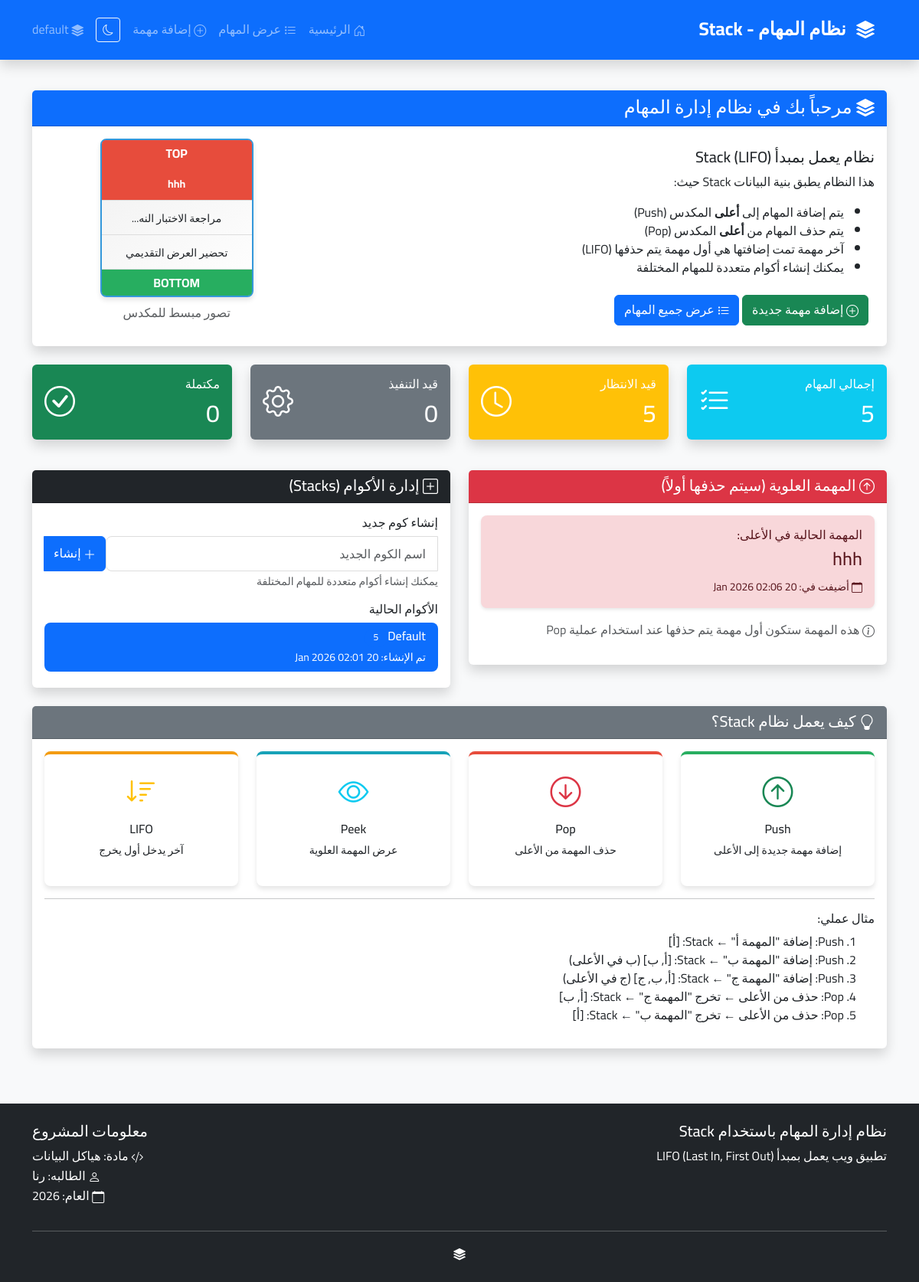
The page / on the database its author committed.
### models/task_stack.py (models this page shows, shortened)
class Stack(db.Model):
    __tablename__ = 'stacks'
    id = db.Column(db.Integer, primary_key=True)
    name = db.Column(db.String(100), unique=True, nullable=False)
    created_at = db.Column(db.DateTime, default=datetime.utcnow)
    total_operations = db.Column(db.Integer, default=0)
    tasks = db.relationship('Task', backref='stack', lazy=True, cascade='all, delete-orphan')

class Task(db.Model):
    __tablename__ = 'tasks'
    id = db.Column(db.Integer, primary_key=True)
    stack_id = db.Column(db.Integer, db.ForeignKey('stacks.id'), nullable=False)
    task = db.Column(db.String(255), nullable=False)
    description = db.Column(db.Text, default='')
    status = db.Column(db.String(30), default='pending')
    created_at = db.Column(db.DateTime, default=datetime.utcnow)
    updated_at = db.Column(db.DateTime, onupdate=datetime.utcnow)
    def to_dict(self):
        return {
            'id': self.id,
            'task': self.task,
            'description': self.description,
            'status': self.status,
            'created_at': self.created_at.isoformat() if self.created_at else None,
            'updated_at': self.updated_at.isoformat() if self.updated_at else None
        }

### app.py (the view)
@app.route('/')
def index():
    stack = TaskStack(session.get('current_stack', 'default'))
    stats = stack.get_stats()
    recent_tasks = stack.display_all()[:3]
    return render_template('index.html',
                         stats=stats,
                         recent_tasks=recent_tasks,
                         current_stack=session.get('current_stack', 'default'))

### templates/index.html (shortened to what this page needs)
{% extends "layout.html" %}
{% block content %}
<div class="row">
    <div class="col-12">
        <div class="card border-primary shadow mb-4">
            <div class="card-header bg-primary text-white">
                <h4 class="mb-0">
                    <i class="bi bi-stack"></i>
                    مرحباً بك في نظام إدارة المهام
                </h4>
            </div>
            <div class="card-body">
                <div class="row align-items-center">
                    <div class="col-md-8">
                        <h5 class="card-title">نظام يعمل بمبدأ Stack (LIFO)</h5>
                        <p class="card-text">
                            هذا النظام يطبق بنية البيانات Stack حيث:
                        </p>
                        <ul>
                            <li>يتم إضافة المهام إلى <strong>أعلى</strong> المكدس (Push)</li>
                            <li>يتم حذف المهام من <strong>أعلى</strong> المكدس (Pop)</li>
                            <li>آخر مهمة تمت إضافتها هي أول مهمة يتم حذفها (LIFO)</li>
                            <li>يمكنك إنشاء أكوام متعددة للمهام المختلفة</li>
                        </ul>
                        <div class="mt-4">
                            <a href="{{ url_for('add_task') }}" class="btn btn-success me-2">
                                <i class="bi bi-plus-circle"></i> إضافة مهمة جديدة
                            </a>
                            <a href="{{ url_for('view_tasks') }}" class="btn btn-primary">
                                <i class="bi bi-list-task"></i> عرض جميع المهام
                            </a>
                        </div>
                    </div>
                    <div class="col-md-4 text-center">
                        <div class="stack-visualization">
                            <div class="stack-container">
                                <div class="stack-top">TOP</div>
                                {% for task in recent_tasks %}
                                <div class="stack-item {% if loop.first %}active{% endif %}">
                                    <small>{{ task.task[:20] }}{% if task.task|length > 20 %}...{% endif %}</small>
                                </div>
                                {% endfor %}
                                <div class="stack-bottom">BOTTOM</div>
                            </div>
                            <p class="text-muted mt-2">تصور مبسط للمكدس</p>
                        </div>
                    </div>
                </div>
            </div>
        </div>
    </div>
</div>
<div class="row">
    <div class="col-md-3">
        <div class="card text-white bg-info mb-3 shadow">
            <div class="card-body">
                <div class="d-flex justify-content-between align-items-center">
                    <div>
                        <h6 class="card-title">إجمالي المهام</h6>
                        <h2 class="mb-0" id="stackSize">{{ stats.total_tasks }}</h2>
                    </div>
                    <i class="bi bi-list-check fs-1"></i>
                </div>
            </div>
        </div>
    </div>
    <div class="col-md-3">
        <div class="card text-white bg-warning mb-3 shadow">
            <div class="card-body">
                <div class="d-flex justify-content-between align-items-center">
                    <div>
                        <h6 class="card-title">قيد الانتظار</h6>
                        <h2 class="mb-0">{{ stats.pending_tasks }}</h2>
                    </div>
                    <i class="bi bi-clock fs-1"></i>
                </div>
            </div>
        </div>
    </div>
    <div class="col-md-3">
        <div class="card text-white bg-secondary mb-3 shadow">
            <div class="card-body">
                <div class="d-flex justify-content-between align-items-center">
                    <div>
                        <h6 class="card-title">قيد التنفيذ</h6>
                        <h2 class="mb-0">{{ stats.in_progress_tasks }}</h2>
                    </div>
                    <i class="bi bi-gear fs-1"></i>
                </div>
            </div>
        </div>
    </div>
    <div class="col-md-3">
        <div class="card text-white bg-success mb-3 shadow">
            <div class="card-body">
                <div class="d-flex justify-content-between align-items-center">
                    <div>
                        <h6 class="card-title">مكتملة</h6>
                        <h2 class="mb-0">{{ stats.completed_tasks }}</h2>
                    </div>
                    <i class="bi bi-check-circle fs-1"></i>
                </div>
            </div>
        </div>
    </div>
</div>
<div class="row mt-4">
    <div class="col-md-6">
        <div class="card shadow">
            <div class="card-header bg-danger text-white">
                <h5 class="mb-0">
                    <i class="bi bi-arrow-up-circle"></i>
                    المهمة العلوية (سيتم حذفها أولاً)
                </h5>
            </div>
            <div class="card-body">
                {% if recent_tasks and recent_tasks|length > 0 %}
                    {% set top_task = recent_tasks[0] %}
                    <div class="alert alert-danger">
                        <h6>المهمة الحالية في الأعلى:</h6>
                        <h4 id="topTask">{{ top_task.task }}</h4>
                        <p class="mb-0">
                            <small>
                                <i class="bi bi-calendar"></i>
                                أضيفت في: {{ top_task.created_at|fromisoformat|datetimeformat }}
                            </small>
                        </p>
                    </div>
                    <p class="text-muted">
                        <i class="bi bi-info-circle"></i>
                        هذه المهمة ستكون أول مهمة يتم حذفها عند استخدام عملية Pop
                    </p>
                {% else %}
                    <div class="alert alert-info">
                        <i class="bi bi-info-circle"></i>
                        لا توجد مهام في المكدس حالياً
                    </div>
                {% endif %}
            </div>
        </div>
    </div>
    <div class="col-md-6">
        <div class="card shadow">
            <div class="card-header bg-dark text-white">
                <h5 class="mb-0">
                    <i class="bi bi-plus-square"></i>
                    إدارة الأكوام (Stacks)
                </h5>
            </div>
            <div class="card-body">
                <h6>إنشاء كوم جديد</h6>
                <form method="POST" action="{{ url_for('create_stack') }}" class="mb-3">
                    <div class="input-group">
                        <input type="text" class="form-control" name="stack_name"
                               placeholder="اسم الكوم الجديد" required>
                        <button class="btn btn-primary" type="submit">
                            <i class="bi bi-plus-lg"></i> إنشاء
                        </button>
                    </div>
                    <small class="text-muted">يمكنك إنشاء أكوام متعددة للمهام المختلفة</small>
                </form>
                <h6 class="mt-3">الأكوام الحالية</h6>
                <div class="list-group">
                    {% for stack in TaskStack.get_all_stacks() %}
                    <a href="{{ url_for('view_tasks', stack=stack.id) }}"
                       class="list-group-item list-group-item-action {% if stack.id == current_stack %}active{% endif %}">
                        <div class="d-flex w-100justify-content-between">
                            <h6 class="mb-1">{{ stack.name }}</h6>
                            <span class="badge bg-primary rounded-pill">{{ stack.task_count }}</span>
                        </div>
                        <small>تم الإنشاء: {{ stack.created_at|fromisoformat|datetimeformat }}</small>
                    </a>
                    {% endfor %}
                </div>
            </div>
        </div>
    </div>
</div>
<div class="row mt-4">
    <div class="col-12">
        <div class="card shadow">
            <div class="card-header bg-secondary text-white">
                <h5 class="mb-0">
                    <i class="bi bi-lightbulb"></i>
                    كيف يعمل نظام Stack؟
                </h5>
            </div>
            <div class="card-body">
                <div class="row">
                    <div class="col-md-3 text-center">
                        <div class="operation-card push-operation">
                            <i class="bi bi-arrow-up-circle fs-1 text-success"></i>
                            <h6 class="mt-2">Push</h6>
                            <p class="small">إضافة مهمة جديدة إلى الأعلى</p>
                        </div>
                    </div>
                    <div class="col-md-3 text-center">
                        <div class="operation-card pop-operation">
                            <i class="bi bi-arrow-down-circle fs-1 text-danger"></i>
                            <h6 class="mt-2">Pop</h6>
                            <p class="small">حذف المهمة من الأعلى</p>
                        </div>
                    </div>
                    <div class="col-md-3 text-center">
                        <div class="operation-card peek-operation">
                            <i class="bi bi-eye fs-1 text-info"></i>
                            <h6 class="mt-2">Peek</h6>
                            <p class="small">عرض المهمة العلوية</p>
                        </div>
                    </div>
                    <div class="col-md-3 text-center">
                        <div class="operation-card lifo-operation">
                            <i class="bi bi-sort-down fs-1 text-warning"></i>
                            <h6 class="mt-2">LIFO</h6>
                            <p class="small">آخر يدخل أول يخرج</p>
                        </div>
                    </div>
                </div>
                <hr>
                <h6>مثال عملي:</h6>
                <ol>
                    <li>Push: إضافة "المهمة أ" ← Stack: [أ]</li>
                    <li>Push: إضافة "المهمة ب" ← Stack: [أ, ب] (ب في الأعلى)</li>
                    <li>Push: إضافة "المهمة ج" ← Stack: [أ, ب, ج] (ج في الأعلى)</li>
                    <li>Pop: حذف من الأعلى ← تخرج "المهمة ج" ← Stack: [أ, ب]</li>
                    <li>Pop: حذف من الأعلى ← تخرج "المهمة ب" ← Stack: [أ]</li>
                </ol>
            </div>
        </div>
    </div>
</div>
{% endblock %}

### templates/layout.html (shortened to what this page needs)
<!DOCTYPE html>
<html lang="ar" dir="rtl">
<head>
    <link href="https://cdn.jsdelivr.net/npm/bootstrap@5.3.0/dist/css/bootstrap.min.css" rel="stylesheet">
    <link rel="stylesheet" href="https://cdn.jsdelivr.net/npm/bootstrap-icons@1.10.0/font/bootstrap-icons.css">
    <link rel="stylesheet" href="{{ url_for('static', filename='css/style.css') }}">
</head>
<body class="{{ 'dark-mode' if session.get('theme') == 'dark' else 'light-mode' }}">
    <nav class="navbar navbar-expand-lg navbar-dark bg-primary shadow">
        <div class="container">
            <a class="navbar-brand" href="{{ url_for('index') }}">
                <i class="bi bi-stack"></i>
                <span class="me-2">نظام المهام - Stack</span>
            </a>
            <div class="collapse navbar-collapse" id="navbarNav">
                <ul class="navbar-nav me-auto">
                    <li class="nav-item">
                        <a class="nav-link" href="{{ url_for('index') }}">
                            <i class="bi bi-house-door"></i> الرئيسية
                        </a>
                    </li>
                    <li class="nav-item">
                        <a class="nav-link" href="{{ url_for('view_tasks') }}">
                            <i class="bi bi-list-task"></i> عرض المهام
                        </a>
                    </li>
                    <li class="nav-item">
                        <a class="nav-link" href="{{ url_for('add_task') }}">
                            <i class="bi bi-plus-circle"></i> إضافة مهمة
                        </a>
                    </li>
                </ul>
                <button class="btn btn-outline-light btn-sm me-2" id="themeToggle">
                    <i class="bi bi-{{ 'moon' if session.get('theme') == 'light' else 'sun' }}"></i>
                </button>
                <span class="navbar-text me-3">
                    <i class="bi bi-stack"></i>
                    <span id="currentStack">{{ session.get('current_stack', 'default') }}</span>
                </span>
            </div>
        </div>
    </nav>
    <main class="container my-4">
        {% block content %}{% endblock %}
    </main>
    <footer class="bg-dark text-white py-4 mt-5">
        <div class="container">
            <div class="row">
                <div class="col-md-6">
                    <h5>نظام إدارة المهام باستخدام Stack</h5>
                    <p class="mb-0">تطبيق ويب يعمل بمبدأ LIFO (Last In, First Out)</p>
                </div>
                <div class="col-md-6 text-start">
                    <h5>معلومات المشروع</h5>
                    <ul class="list-unstyled">
                        <li><i class="bi bi-code-slash"></i> مادة: هياكل البيانات</li>
                        <li><i class="bi bi-person"></i> الطالبه: رنا</li>
                        <li><i class="bi bi-calendar"></i> العام: 2026</li>
                    </ul>
                </div>
            </div>
            <hr class="bg-light">
            <div class="text-center">
                <p class="mb-0">
                    <i class="bi bi-stack"></i>
                </p>
            </div>
        </div>
    </footer>
</body>
</html>

### rows shown on the page
Stack: get "default", name "Default", task_count "5", created_at|fromisoformat "20 Jan 2026 02:01"
Task: task "hhh"
Task: task "مراجعة الاختبار النه"
Task: task "تحضير العرض التقديمي"

### other values the page prints
{{ stats.total_tasks }} "5"
{{ stats.pending_tasks }} "5"
{{ stats.in_progress_tasks }} "0"
{{ stats.completed_tasks }} "0"
{{ top_task.created_at|fromisoformat|datetimeformat }} "20 Jan 2026 02:06"
